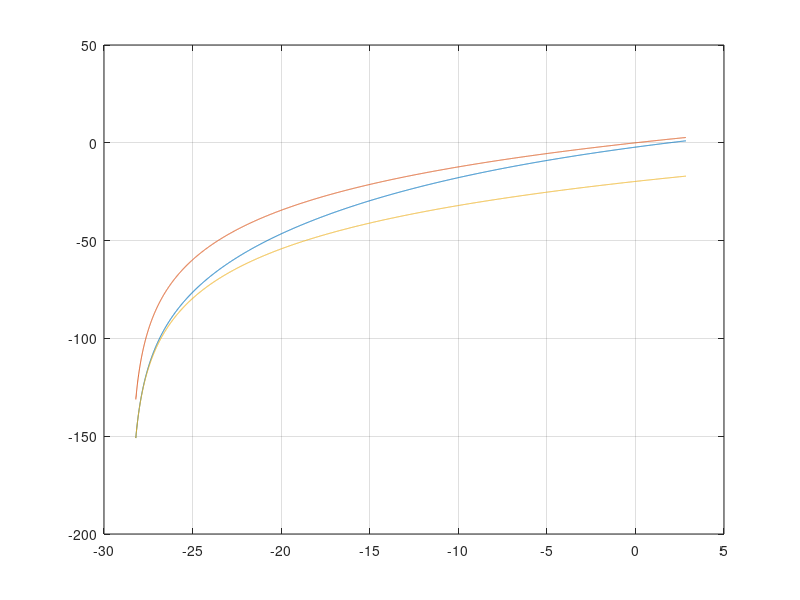

Here is the MATLAB script that generated this plot: (Note: this script raises an error after producing the figure.)
%% Main Code for Continuous-Time Version of Payment-Chain Model
% Uses Implicit Finite Difference
% (c) Bigio et al
%
% October 2025
% Main block happens here
% written by S. Bigio
clear; close all;
%  nameplot = 'rsp';

%% Running Preferences
plotiter=0;

%% Optimization Conditions (create subroutine)
tol_dyn = 1e-7;
tol     = 1e-10;
options = optimset('TolFun',1e-6,'Display','iter'); % At Optimization
%options_dyn=optimset('Algorithm',{'levenberg-marquardt',0.01},'MaxFunEvals',10*T,'MaxIter',400,'TolFun',tol_dyn,'Display','iter');
% options_dyn=optimset('Algorithm','trust-region-dogleg','MaxFunEvals',1000,'MaxIter',400,'TolFun',tol_dyn,'Display','iter');

%% Parameters (create subroutine)
% Model Parameters - Preferences and Technology
freq    = 1     ; % 1 year over freqency
gamma   = 1     ; % agent's risk aversion
rho     = 0.0351; % agent's individual discount rates; target: 1% (quarterly)
w1      = 1     ; % income

% Prices 
rs      = rho; % risk free rate
q       = 2  ; % Exogenous price

% Bliss point
c_bliss = 0; 

% Borrowing Limit - nominal
scale=2; % -> bad coding! move up
s_bl  = -1/scale*0.99*w1/rho       ;  % "soft constraint"
s_max  = (w1/rho)*0.1  ;  % debt limit
s_bar = scale*s_bl;

% Vectorizations
mu_w    = (w1)';

% Functional Forms 
% Utility Functions
if gamma~=1
    URF=@(c) ((c-c_bliss).^(1-gamma)-1)/(1-gamma); % Utility Return Function
    Uprime=@(c) (c-c_bliss).^(-gamma); % Utility Return Function
    Uinv = @(v) ((1-gamma)*v).^(1/(1-gamma)) + c_bliss; % <-- fixed parens
else
    URF=@(c)   log(c-c_bliss); % Utility Return Function
    Uprime=@(c) (c-c_bliss).^(-1); % Utility Return Function
    Uinv=@(v) exp(v)+c_bliss;              % Utility Return Function
end
Upinv=@(dv) dv.^(-1/gamma)+c_bliss;              % Utility Return Function

% Saving parameters
parameters.gamma=gamma;

%% Discretization Preferences
% Approximate Amount of grid points
N     = 5000      ;  % Number of Gridpoints in Real Wealth Space

% State-Space Grid
dt     = 1/60     ; % Double check code for dt.

%%%%%%%%%%%%%%%%%%%%%%%%%%%%%%%%%%%%%%%%%%%%%%%%%%%%%%%%%%%%%%%%%%%%%%%%%%%
%% Discretization Block
%%%%%%%%%%%%%%%%%%%%%%%%%%%%%%%%%%%%%%%%%%%%%%%%%%%%%%%%%%%%%%%%%%%%%%%%%%%
% Savings space and consumption space Gus
s_vec      = linspace(s_bar, s_max,N)'        ; 
ds         = s_vec(2)-s_vec(1); ds_check=(s_max-s_bar)/(N-1);
s_bl_index = (s_vec<s_bl);
s_unc_index= (s_vec>=s_bl);

% Compute Savers
index_o=find(s_vec>=0,1,'first')          ;

% [1] Solve for Steady State for each case
% Construct Interest Rate Vector
r_vec=ones(N,1)*rs  ; % Initialize i
q_vec=ones(N,1)     ; 
q_vec(s_bl_index)=q ; 

% Initial conjecture for value
c_guess = (w1+r_vec.*s_vec)./q_vec;
distance= s_vec-min(s_vec);
weights = exp(-0.1*distance)./(0.5+0.5*exp(-0.1*distance));
V       = ((1-weights).*URF(w1+r_vec.*s_vec)+(weights).*URF((w1+r_vec.*s_vec)/q))/rho;
V_bar   = URF(w1+r_vec.*s_vec)/rho;
V_ubar  = URF((w1+r_vec.*s_vec)/q)/rho;

figure('Name','Guess')
plot(s_vec,V); grid on; hold on;
plot(s_vec,V_bar);
plot(s_vec,V_ubar);

%% Main Step For solution
cond=2*tol;
iter = 0;
dvF = zeros(N,1); dvB = zeros(N,1);
while cond>tol % value function iteration
    V_in = V;
    
    % SB note: document here:
    ss   = find(s_bl_index,1,'last');
    HJBupdate;    
    
    % >>>>> MINIMAL EDIT A: compute numeric utility vector and pass it <<<<<
    U = URF(max(c,1e-12));     % NEW: numeric flow utility (guard for log)
    [V,A]=HJB_implicit(V_in,U,s_vec,muF,muB,rho,Ib,If,dt);    
    
    % Update condition
    % cond=max(abs(V./V_in-1));
    cond=max(abs(Uinv(rho*V)./Uinv(rho*V_in)-1));
    % display(['Error condition: ' num2str(cond)]);

    % Plot if needed
    if plotiter==1
        plot(s_vec,V); drawnow; hold on;
    end
    iter=iter+1; 
end

% Plot Value Function
figure('Name','Value Function')
plot(s_vec,V_bar,'LineWidth',1);  grid on; hold on;
plot(s_vec,V_ubar,'LineWidth',1);
plot(s_vec,V,'LineWidth',2,'LineStyle','-.');

% Colecting Steady State Objects
c_ss     = c     ;
muF_ss   = muF   ;
muB_ss   = muB   ;
V_ss     = V     ;

%% Analytic Solution
% solve consumption at deleveraging phase:
c_star=w1+rs*s_bl;
c_back=fsolve(@(c) Uprime(c)/q-(URF(c_star)-URF(c))/(w1-q*c+rho*s_bl),w1/25);
c_drop=c_back;
v_bar = (URF(c_star)-URF(c_back))/(w1-q*c_back+rho*s_bl);

% Solve v_bar
RHS_b_h=@(b_h) URF((w1+rho*b_h)/q);
LHS_b_h=@(b_h) URF(c_back)+v_bar*(w1-q*c_back+rho*b_h);


b_h=fsolve(@(x) RHS_b_h(x)-LHS_b_h(x),s_bl);
index_aux=((s_vec>b_h)&(s_vec<s_bl));
index_aux2=((s_vec<=b_h));
plot(s_vec(index_aux),URF((w1+rho*b_h)/q)/rho+v_bar*(s_vec(index_aux)-b_h),'LineWidth',1,'LineStyle',':','Color','r');
plot(s_vec(s_bl_index),URF((w1+rho*s_vec(s_bl_index))/q)/rho,'LineWidth',1,'LineStyle',':','Color','r');
plot(s_vec(s_unc_index),URF((w1+rho*s_vec(s_unc_index)))/rho,'LineWidth',1,'LineStyle',':','Color','r');

figure
fplot(@(x) RHS_b_h(x),[-30,30]); hold on
fplot(@(x) LHS_b_h(x),[-30,30]); hold on

figure('Name','Consumption')
plot(s_vec(index_aux),c(index_aux),'Color','b'); hold on; grid on;
plot(s_vec(index_aux2),c(index_aux2),'Color','b'); hold on; grid on;
plot(s_vec(s_unc_index),c(s_unc_index),'Color','b'); 
line([s_vec(1) s_vec(end)],[c_back c_back],'LineStyle',':','LineWidth',1); 
scatter(s_bl,c_star,40,'MarkerFaceColor','b')
scatter(s_bl,c_back,40,'MarkerFaceColor','w')
scatter(b_h,(w1+rho*b_h)/q,40,'MarkerFaceColor','b')
scatter(b_h,c_back,40,'MarkerFaceColor','w')
ylimits=ylim;
line([b_h b_h],[ylimits(1) ylimits(2)],'LineWidth',1);
line([s_bl s_bl],[ylimits(1) ylimits(2)],'LineWidth',1);
axis tight;

%% === Analytic solution in wealth space (robust x* and b*) ===============

% Shorthands and guards
ctil  = w1 + rs*s_bl;                     % \tilde c  (must be >0)
assert(ctil > 0, 'Need \\tilde c > 0 (log case).');

% ---- Bridge FOC (wealth): u'(x)/q = [u(ctil) - u(x)] / (ctil - qx)
fstar = @(x) Uprime(x)/q - (URF(ctil) - URF(x))./(ctil - q*x);

% Solve x* \in (0, ctil/q) by bracketing
xL = max(1e-12, ctil/(q*1000));
xR = ctil/q - 1e-10;
Xg = linspace(xL, xR, 400);
Fg = arrayfun(fstar, Xg);
ix = find(Fg(1:end-1).*Fg(2:end) < 0, 1, 'first');
if ~isempty(ix)
    c_back = fzero(fstar, [Xg(ix), Xg(ix+1)]);   % c^*
else
    c_back = fzero(fstar, 0.5*(xL+xR));          % fallback
end
assert(c_back > 0 && c_back < ctil/q, 'Expect c^* in (0, \\tilde c/q).');

% ---- Linear bridge VALUE segment in wealth s: V_M(s) = \tilde V + v_bar*(s-\tilde s)
Vtil   = URF(ctil)/rho;                                      % \tilde V
v_bar  = (URF(ctil) - URF(c_back)) / (ctil - q*c_back);      % >0 (slope in value units)
VM     = @(s) Vtil + v_bar*(s - s_bl);                       % increasing in s

% ---- Annuity VALUE arms
V_low  = @(s) URF(w1 + rs*s)/rho;           % \overline V(s)   (right of \tilde s)
V_high = @(s) URF((w1 + rs*s)/q)/rho;       % \underline V(s)  (left of \tilde s)

% ---- Value matching for b* in UTILITY units (wealth version, "+" sign)
% u( (w1+rs*s)/q ) = u(ctil) + rho * v_bar * (s - s_bl)
RHS_b = @(s) URF((w1 + rs*s)/q);
LHS_b = @(s) URF(ctil) + rho*v_bar*(s - s_bl);
g     = @(s) RHS_b(s) - LHS_b(s);

% Bracketing (try left of \tilde s first; then right)
epsb = 1e-8;
bmin = s_bar;
bmax = min(s_max, 1/rs - 1e-6);             % keep \overline c(s)>0

if sign(g(bmin))*sign(g(s_bl - epsb)) < 0
    b_h = fzero(g, [bmin, s_bl - epsb]);    % bridge on the left
elseif sign(g(s_bl + epsb))*sign(g(bmax)) < 0
    b_h = fzero(g, [s_bl + epsb, bmax]);    % bridge on the right
else
    b_h = fzero(g, s_bl - 1e-3);            % fallback if b* ~ \tilde s
end

%% === Value: FD vs Analytic =============================================
% Build analytic V over grid
Va = nan(size(s_vec));
if b_h <= s_bl
    Va(s_vec <= b_h)                      = V_high(s_vec(s_vec <= b_h));
    Va(s_vec >  b_h & s_vec < s_bl)       = VM(s_vec(s_vec > b_h & s_vec < s_bl));
    Va(s_vec >= s_bl)                     = V_low(s_vec(s_vec >= s_bl));
else
    Va(s_vec <= s_bl)                     = V_low(s_vec(s_vec <= s_bl));
    Va(s_vec >  s_bl & s_vec < b_h)       = VM(s_vec(s_vec > s_bl & s_vec < b_h));
    Va(s_vec >= b_h)                      = V_high(s_vec(s_vec >= b_h));
end

figure('Name','Value: FD vs Analytic'); clf; hold on; grid on
plot(s_vec, V,  'k-',  'LineWidth', 1.8);                 % FD value
plot(s_vec, Va, 'r--', 'LineWidth', 1.8);                 % Analytic value
xline(s_bl, ':', '\tilde s'); xline(b_h, ':', 'b^*');
legend('FD V(s)','Analytic V(s)','Location','best');
xlabel('s'); ylabel('V(s)');
title(sprintf('Value function: FD vs Analytic  (c^* = %.5f,  b^* = %.5f)', c_back, b_h));

%% === Policy: FD vs Analytic (wealth s) ==================================
cbar = @(s) w1 + rs*s;           % low-price annuity (right)
cund = @(s) (w1 + rs*s)/q;       % high-price annuity (left)

figure('Name','Consumption (FD vs Analytic, wealth s)'); clf; hold on; grid on
plot(s_vec, c, 'k-', 'LineWidth', 1.8);                   % FD policy

if b_h <= s_bl
    sL = s_vec(s_vec <= b_h);                              % left (high price)
    sM = s_vec(s_vec >  b_h & s_vec < s_bl);               % middle (bridge)
    sR = s_vec(s_vec >= s_bl);                             % right (low price)
    plot(sL, cund(sL), '--', 'LineWidth', 1.8);
    plot(sM, c_back + 0*sM, '--', 'LineWidth', 1.8);
    plot(sR, cbar(sR), '--', 'LineWidth', 1.8);
else
    sL = s_vec(s_vec <= s_bl);
    sM = s_vec(s_vec >  s_bl & s_vec < b_h);
    sR = s_vec(s_vec >= b_h);
    plot(sL, cund(sL), '--', 'LineWidth', 1.8);
    plot(sM, c_back + 0*sM, '--', 'LineWidth', 1.8);
    plot(sR, cbar(sR), '--', 'LineWidth', 1.8);
end

xline(s_bl, ':', '\tilde s'); xline(b_h, ':', 'b^*'); yline(c_back, ':');
scatter(s_bl, ctil,   36, 'filled');          % (\tilde s, \tilde c)
scatter(s_bl, c_back, 36, 'MarkerFaceColor','w');
scatter(b_h,  (w1+rs*b_h)/q, 36, 'filled');
scatter(b_h,  c_back,        36, 'MarkerFaceColor','w');

legend('FD c(s)','Analytic pieces','Location','best');
xlabel('s'); ylabel('c(s)');
title(sprintf('Policy: FD vs Analytic  (c^* = %.5f,  b^* = %.5f)', c_back, b_h));

%% Steady State Solution
function res=MPCC_solve_steady(X,inputs)
% Variables defined as global come in
MPCC_globals;

% Initial Guess for consumption vector
p  = inputs.p;
rs      = X(1);

% [1] Solve for Steady State for each case
% Construct Interest Rate Vector
r_vec=s_vec*0+rs       ; % Initialize i
r_vec(s_vec<=0)=rs+rsp_ss; % pin down value

% Initial conjecture for value
c_guess = w1+r_vec.*s_vec;
V       = URF(c_guess)/rho;

% Calls the Solver
MPCC_steady;

% Pick a clearing condition to solve
if strcmp(clearcond,'Y');
    res=Z_Y_ss;
elseif strcmp(clearcond,'S');
    res=Z_S_ss;
end
% res(2)  = Z_T_ss;

end

%% HJB_implicit
function [V,A]=HJB_implicit(V_in,U,s,muF,muB,rho,Ib,If,Delta)
    
    % Vectorization
    N = length(s)         ; % Length
    ds = s(2)-s(1);
    
    % Plus diagonal
    MU  = If.*muF;
    DU  = (MU)/ds   ; % Negative from right of HJB 
    
    % Minus Diagonal Terms
    MD = -Ib.*muB;
    DD = (MD)/ds     ; % Negative from right of HJB
    
    % On Diagonal Terms
    D0 = -DU-DD;
    
    % Making it Compatible with Sparse Matrix Notation
    DU = [0; DU(1:end-1)];
    DD = [DD(2:end); 0];
    
    A  = spdiags([DD D0 DU],-1:1,N,N);
    
    V = (speye(N)*(1/Delta+rho)-A)\(U+V_in/Delta);

end
